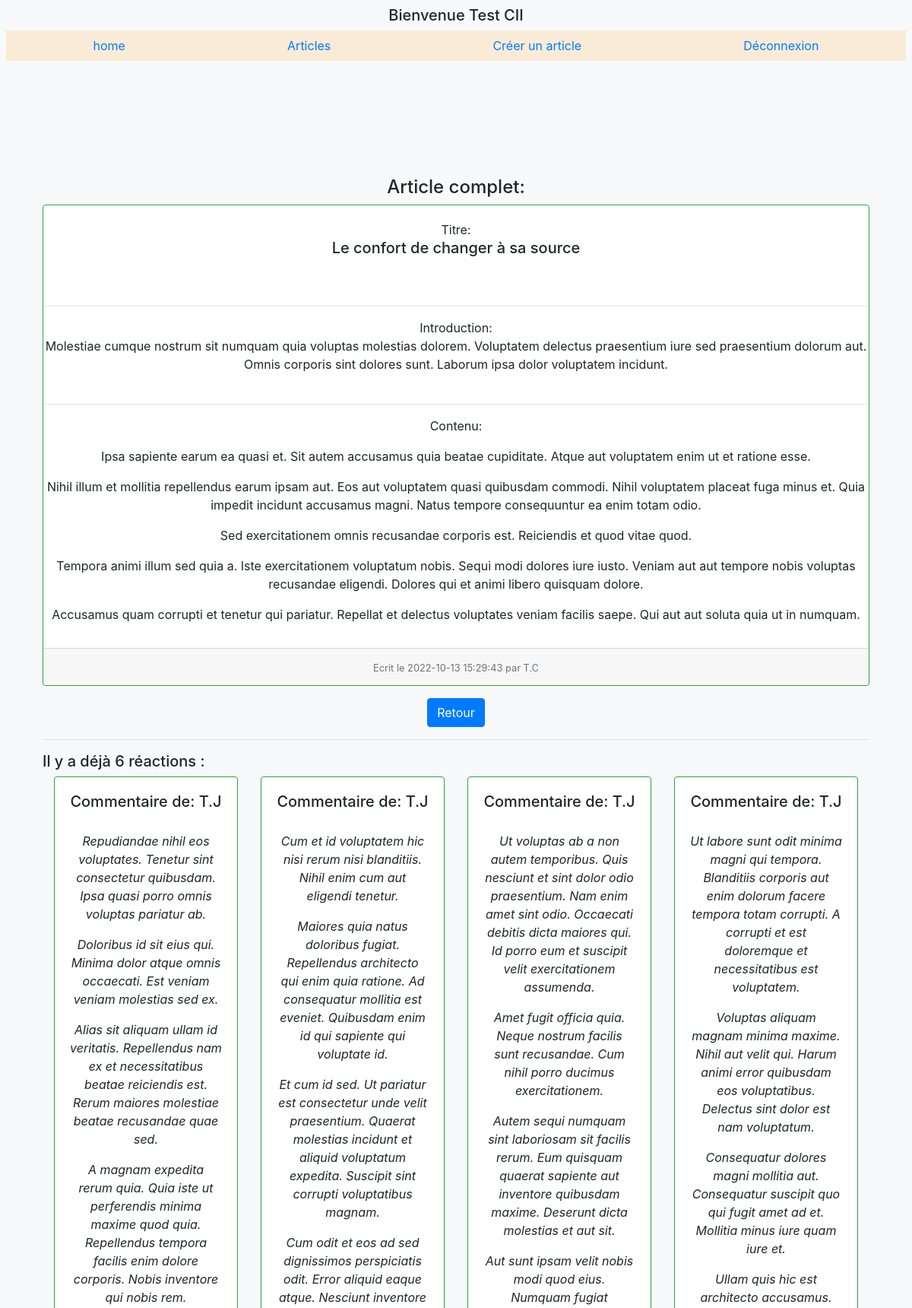
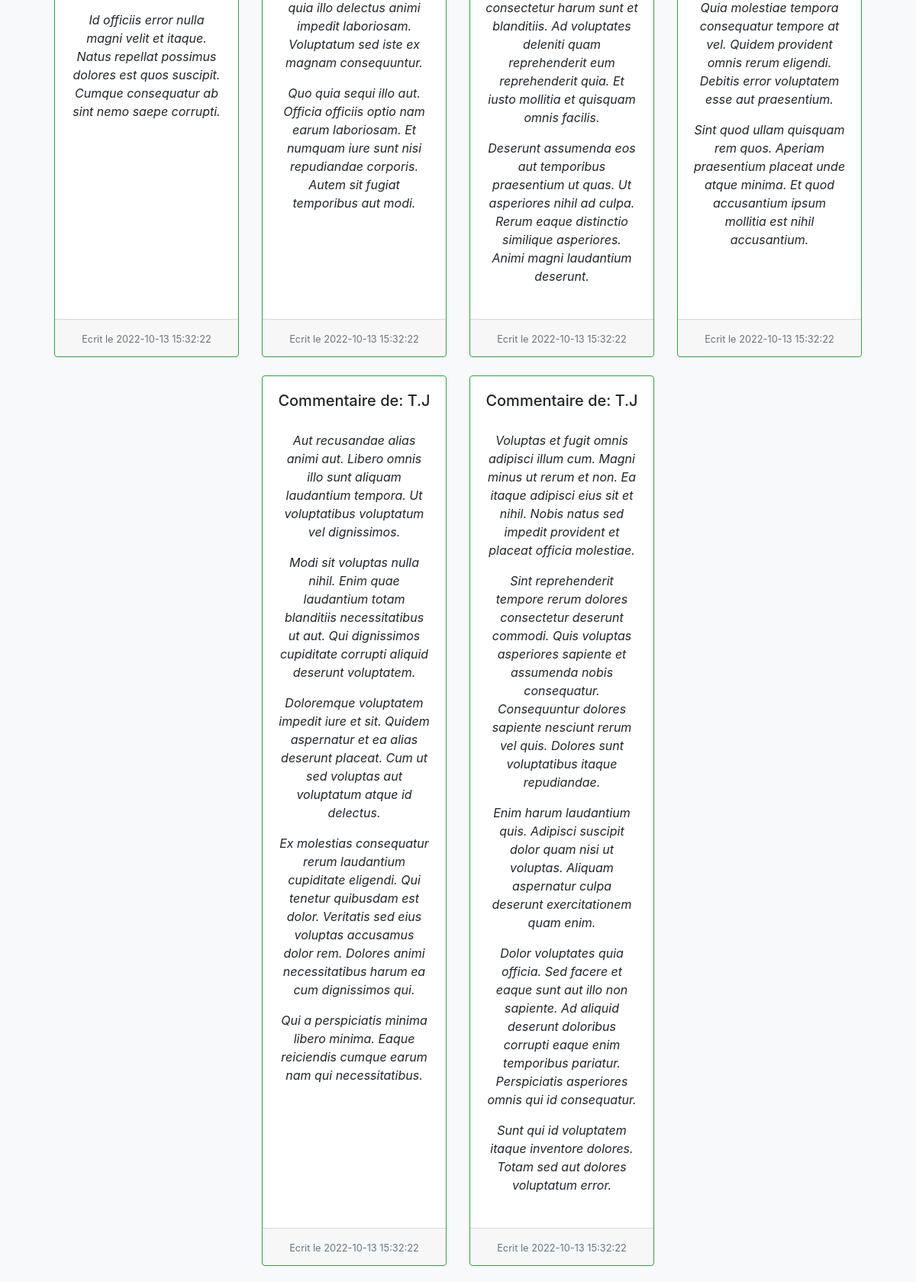
The app's page /front/src/controllers/articles/article.php?id=127 (signed in, upper part) with its own data (2 pictures, top to bottom).
### tables this page shows
CREATE TABLE `articles` (
  `id` int NOT NULL AUTO_INCREMENT,
  `author` varchar(255) DEFAULT NULL,
  `title` varchar(255) NOT NULL,
  `introduction` text NOT NULL,
  `content` text NOT NULL,
  `created_at` datetime NOT NULL,
  PRIMARY KEY (`id`)
);

CREATE TABLE `comments` (
  `id` int NOT NULL AUTO_INCREMENT,
  `author` varchar(255) NOT NULL,
  `content` text NOT NULL,
  `created_at` datetime NOT NULL,
  `article_id` int NOT NULL,
  PRIMARY KEY (`id`),
  KEY `FK_ARTICLES` (`article_id`)
);

### front/src/controllers/articles/article.php (called while the page is built, shortened)
<?php
$article_id = null;
if (!empty($_GET['id']) && ctype_digit($_GET['id'])) {
    $article_id = $_GET['id'];
}
$pdo = Database::connect();
$pdo->setAttribute(PDO::ATTR_ERRMODE, PDO::ERRMODE_EXCEPTION);
$query = $pdo->prepare("SELECT * FROM articles WHERE id = :article_id");
$query->execute(['article_id' => $article_id]);
$article = $query->fetch();
$query = $pdo->prepare("SELECT * FROM comments WHERE article_id = :article_id ORDER BY created_at DESC ");
$query->execute(['article_id' => $article_id]);
$commentaires = $query->fetchAll();
require('../../pages/comments/showComments.html.php');
require('../../layout/layout.html.php');

### front/src/pages/comments/showComments.html.php (the view, shortened to what this page needs)
<div class="mt-5  mr-2 ml-2 p-5">
    <h4 class="text-center">Article complet:</h4>
    <div class="card h-100 border-success text-center">
        <div class="card-body">Titre:
            <h5 class="card-title" style="height:5vh"><?= $article['title'] ?></h5>
        </div>
        <hr>
        <div class="card-text mb-2">Introduction:
            <p><?= $article['introduction'] ?></p>
        </div>
        <hr>
        <blockquote>Contenu:
            <p><?= $article['content'] ?></p>
        </blockquote>
        <div class="card-footer">
            <small class="text-muted">Ecrit le <?= $article['created_at'] ?>
                <?php if (!empty($article['author'])) : ?>
                    <span class="help-inline"><?php echo " par " . $article['author']; ?></span>
                <?php endif; ?>
            </small>
        </div>
    </div>
    <div class="d-flex justify-content-center my-3">
        <a class="btn btn-primary" href="../../../../front/src/controllers/articles/listArticles.php">Retour</a>
    </div>
    <?php if (count($commentaires) === 0) : ?>
        <hr class="mt-2;mb-2">
        <h5 class="mt-3">Il n'y a pas encore de commentaires pour cet article</h5>
    <?php else : ?>
        <hr class="mt-2;mb-2">
        <h5 class="mt-3">Il y a déjà <?= count($commentaires) ?> réactions : </h5>
        <div class="card-group text-center justify-content-center">
            <?php foreach ($commentaires as $commentaire) : ?>
                <div class="col-md-3 mb-4">
                    <div class="card h-100 border-success">
                        <div class="card-body">
                            <h5 class="card-title" style="height:5vh">Commentaire de: <?= $commentaire['author'] ?></h5>
                            <blockquote>
                                <em><?= $commentaire['content'] ?></em>
                            </blockquote>
                        </div>
                        <div class="card-footer">
                            <small class="text-muted">Ecrit le <?= $commentaire['created_at'] ?></small>
                        </div>
                    </div>
                </div>
            <?php endforeach ?>
        </div>
    <?php endif ?>
</div>

### records on screen
articles: title "Le confort de changer à sa source", introduction "Molestiae cumque nostrum sit numquam quia voluptas molestias dolorem. Voluptatem delectus praesentium iure sed praesentium dolorum aut. Omnis corporis sint dolores sunt. Laborum ipsa dolor voluptatem incidunt.", content "Ipsa sapiente earum ea quasi et. Sit autem accusamus quia beatae cupiditate. Atque aut voluptatem enim ut et ratione esse. Nihil illum et mollitia repellendus earum ipsam aut. Eos aut voluptatem quasi quibusdam commodi. Nihil voluptatem placeat fuga minus et. Quia impedit incidunt accusamus magni. Natus tempore consequuntur ea enim totam odio. Sed exercitationem omnis recusandae corporis est. Reiciendis et quod vitae quod. Tempora animi illum sed quia a. Iste exercitationem voluptatum nobis. Sequi modi dolores iure iusto. Veniam aut aut tempore nobis voluptas recusandae eligendi. Dolores qui et animi libero quisquam dolore. Accusamus quam corrupti et tenetur qui pariatur. Repellat et…", created_at "2022-10-13 15:29:43", author "T.C"
comments: author "T.J", content "Repudiandae nihil eos voluptates. Tenetur sint consectetur quibusdam. Ipsa quasi porro omnis voluptas pariatur ab. Doloribus id sit eius qui. Minima dolor atque omnis occaecati. Est veniam veniam molestias sed ex. Alias sit aliquam ullam id veritatis. Repellendus nam ex et necessitatibus beatae reiciendis est. Rerum maiores molestiae beatae recusandae quae sed. A magnam expedita rerum quia. Quia iste ut perferendis minima maxime quod quia. Repellendus tempora facilis enim dolore corporis. Nobis inventore qui nobis rem. Id officiis error nulla magni velit et itaque. Natus repellat possimus dolores est quos suscipit. Cumque consequatur ab sint nemo saepe corrupti.", created_at "2022-10-13 15:32:22"
comments: author "T.J", content "Cum et id voluptatem hic nisi rerum nisi blanditiis. Nihil enim cum aut eligendi tenetur. Maiores quia natus doloribus fugiat. Repellendus architecto qui enim quia ratione. Ad consequatur mollitia est eveniet. Quibusdam enim id qui sapiente qui voluptate id. Et cum id sed. Ut pariatur est consectetur unde velit praesentium. Quaerat molestias incidunt et aliquid voluptatum expedita. Suscipit sint corrupti voluptatibus magnam. Cum odit et eos ad sed dignissimos perspiciatis odit. Error aliquid eaque atque. Nesciunt inventore quia illo delectus animi impedit laboriosam. Voluptatum sed iste ex magnam consequuntur. Quo quia sequi illo aut. Officia officiis optio nam earum laboriosam. Et numquam…", created_at "2022-10-13 15:32:22"
comments: author "T.J", content "Ut voluptas ab a non autem temporibus. Quis nesciunt et sint dolor odio praesentium. Nam enim amet sint odio. Occaecati debitis dicta maiores qui. Id porro eum et suscipit velit exercitationem assumenda. Amet fugit officia quia. Neque nostrum facilis sunt recusandae. Cum nihil porro ducimus exercitationem. Autem sequi numquam sint laboriosam sit facilis rerum. Eum quisquam quaerat sapiente aut inventore quibusdam maxime. Deserunt dicta molestias et aut sit. Aut sunt ipsam velit nobis modi quod eius. Numquam fugiat consectetur harum sunt et blanditiis. Ad voluptates deleniti quam reprehenderit eum reprehenderit quia. Et iusto mollitia et quisquam omnis facilis. Deserunt assumenda eos aut…", created_at "2022-10-13 15:32:22"
comments: author "T.J", content "Ut labore sunt odit minima magni qui tempora. Blanditiis corporis aut enim dolorum facere tempora totam corrupti. A corrupti et est doloremque et necessitatibus est voluptatem. Voluptas aliquam magnam minima maxime. Nihil aut velit qui. Harum animi error quibusdam eos voluptatibus. Delectus sint dolor est nam voluptatum. Consequatur dolores magni mollitia aut. Consequatur suscipit quo qui fugit amet ad et. Mollitia minus iure quam iure et. Ullam quis hic est architecto accusamus. Quia molestiae tempora consequatur tempore at vel. Quidem provident omnis rerum eligendi. Debitis error voluptatem esse aut praesentium. Sint quod ullam quisquam rem quos. Aperiam praesentium placeat unde atque…", created_at "2022-10-13 15:32:22"
comments: author "T.J", content "Aut recusandae alias animi aut. Libero omnis illo sunt aliquam laudantium tempora. Ut voluptatibus voluptatum vel dignissimos. Modi sit voluptas nulla nihil. Enim quae laudantium totam blanditiis necessitatibus ut aut. Qui dignissimos cupiditate corrupti aliquid deserunt voluptatem. Doloremque voluptatem impedit iure et sit. Quidem aspernatur et ea alias deserunt placeat. Cum ut sed voluptas aut voluptatum atque id delectus. Ex molestias consequatur rerum laudantium cupiditate eligendi. Qui tenetur quibusdam est dolor. Veritatis sed eius voluptas accusamus dolor rem. Dolores animi necessitatibus harum ea cum dignissimos qui. Qui a perspiciatis minima libero minima. Eaque reiciendis cumque…", created_at "2022-10-13 15:32:22"
comments: author "T.J", content "Voluptas et fugit omnis adipisci illum cum. Magni minus ut rerum et non. Ea itaque adipisci eius sit et nihil. Nobis natus sed impedit provident et placeat officia molestiae. Sint reprehenderit tempore rerum dolores consectetur deserunt commodi. Quis voluptas asperiores sapiente et assumenda nobis consequatur. Consequuntur dolores sapiente nesciunt rerum vel quis. Dolores sunt voluptatibus itaque repudiandae. Enim harum laudantium quis. Adipisci suscipit dolor quam nisi ut voluptas. Aliquam aspernatur culpa deserunt exercitationem quam enim. Dolor voluptates quia officia. Sed facere et eaque sunt aut illo non sapiente. Ad aliquid deserunt doloribus corrupti eaque enim temporibus pariatur.…", created_at "2022-10-13 15:32:22"

### other values on screen
$_SESSION["username"] "Test CII"
count($commentaires) "6"
